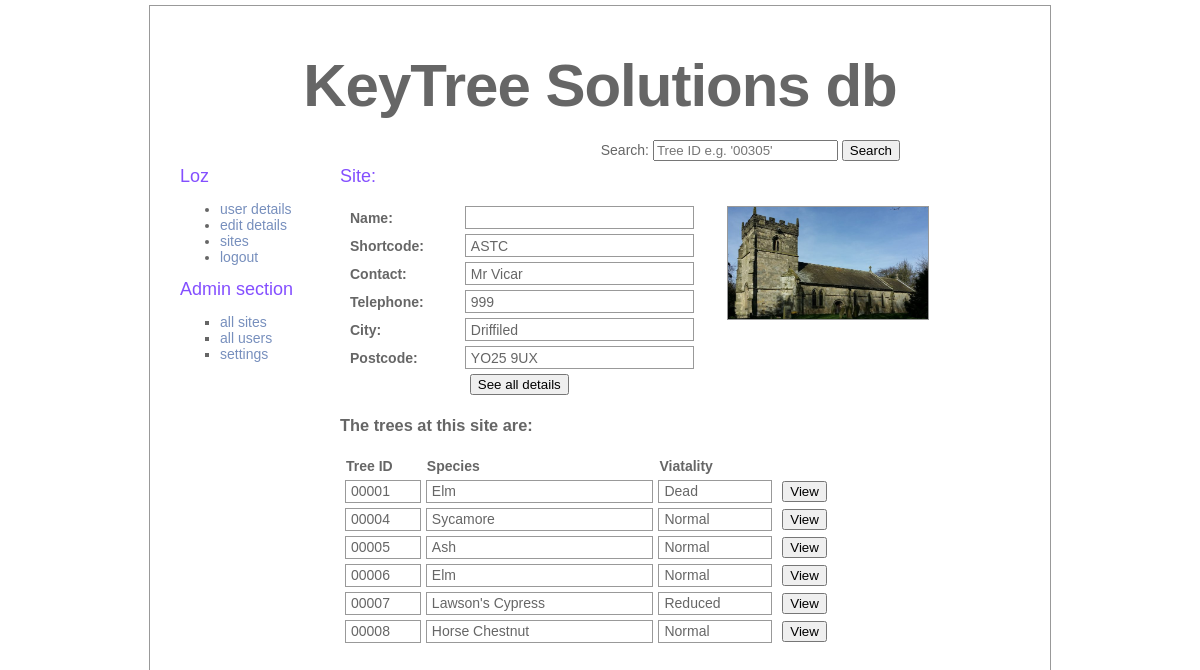
Screenshot of /pages/login/user_logged_on_site_details.php?siteShortcode=ASTC (signed in) with the database file from the repository.
### tables this page shows
CREATE TABLE treedata_sites (
    name VARCHAR(100) NOT NULL,
    shortcode VARCHAR(4) NOT NULL PRIMARY KEY,
    description VARCHAR(1000),
    address_line_1 VARCHAR(200),
    address_line_2 VARCHAR(200),
    city VARCHAR(50),
    postcode VARCHAR(9),
    contact_name VARCHAR(100),
    contact_telephone VARCHAR(11),
    image VARCHAR(100)
);

CREATE TABLE treedata_tree_vitality (
    id INT PRIMARY KEY AUTO_INCREMENT,
    name VARCHAR(100),
    description VARCHAR(400)
);

CREATE TABLE treedata_tree_species (
    id INT PRIMARY KEY AUTO_INCREMENT,
    name VARCHAR(100) NOT NULL
);

### pages/login/user_logged_on_site_details.php (the view, shortened to what this page needs)
<?php
    $path = "../../";
    $subTitle = "Site:";
	include ($path."assets/includes/connection.php");
	if (!isset($_SESSION["authenticated_user"]))
	{
		$_SESSION["message"] = "please log in";
		header("Location:".$path);
	}
	else
	{
		$siteShortcode = $_GET["siteShortcode"];
		$siteName = $_GET["siteName"];
		include($path."assets/includes/header.php");
		include($path."assets/includes/login.php");
	?>
			<div id="text">
                <h2><?php echo $subTitle; ?> <?php echo $siteName; ?></h2>
                <p>
                               <?php
					$querySite = "	SELECT DISTINCT *
									FROM treedata_user_sites
									JOIN treedata_sites ON treedata_user_sites.site_shortcode=treedata_sites.shortcode
									WHERE treedata_sites.shortcode='$siteShortcode'";
            		$resultSite = mysqli_query ($connection, $querySite);
            		if (mysqli_num_rows($resultSite) > 0)
            		{
            			$row = mysqli_fetch_array($resultSite);
            			echo "<form name='' id='siteFullDetails' method='GET' action='".$path."pages/login/user_logged_on_site_full_details.php'>";
            			echo "<table class='siteDetailsSite'>";
	            			echo "<tr>";
	            			echo 	"<td>Name:</td>";
	            			echo 	"<td>".$siteName."</td>";
	            			echo 	"<td rowspan='7'><img width='200' src='".$path."assets/images/site/".$siteShortcode."/".$row['image']."' /></td>";
	            			echo "</tr>";
	            			echo "<tr>";
	            			echo 	"<td>Shortcode:</td>";
	            			echo 	"<td>".$siteShortcode."</td>";
	            			echo "</tr>";
	            			echo "<tr>";
	            			echo 	"<td>Contact:</td>";
	            			echo 	"<td>".$row['contact_name']."</td>";
	            			echo "</tr>";
	            			echo "<tr>";
	            			echo 	"<td>Telephone:</td>";
	            			echo 	"<td>".$row['contact_telephone']."</td>";
	            			echo "</tr>";
	            			echo "<tr>";
	            			echo 	"<td>City:</td>";
	            			echo 	"<td>".$row['city']."</td>";
	            			echo "</tr>";
	            			echo "<tr>";
	            			echo 	"<td>Postcode:</td>";
	            			echo 	"<td>".$row['postcode']."</td>";
	            			echo "</tr>";
	            			echo "<tr>";
	            			echo 	"<td></td>";
	            			echo 	"<td><button type='submit' formid='siteFullDetails'>See all details</button></td>";
	            			echo "</tr>";
	            		echo "</table>";
	            		echo "</form>";
					}
	                else
	                {
	                	echo "No rows found";
						mysqli_close($connection);
	                }
            	?>
                </p>
                <h3>The trees at this site are:</h3>
                <p>
                	<?php
					$queryTrees = "	SELECT LPAD(treedata_site_trees.tree_id, 5, '0') AS tree_id, treedata_tree_vitality.name AS vitality, treedata_tree_species.name AS species
							FROM treedata_site_trees
							JOIN treedata_tree_species ON treedata_site_trees.species=treedata_tree_species.id
							JOIN treedata_tree_vitality ON treedata_site_trees.vitality=treedata_tree_vitality.id
							WHERE treedata_site_trees.shortcode='$siteShortcode'
							ORDER BY tree_id ASC";
            		$resultTrees = mysqli_query ($connection, $queryTrees);
            		if (mysqli_num_rows($resultTrees) > 0)
            		{
            				echo "<table class='siteDetailsTrees'>";
	            			echo "<tr>";
	            			echo "<th>Tree ID</th>";
	            			echo "<th>Species</th>";
	            			echo "<th>Viatality</th>";
	            			echo "<th></th>";
	            			echo "</tr>";
            			while($row = mysqli_fetch_array($resultTrees, MYSQLI_ASSOC))
	            		{
							echo "<form name='viewSiteTree' id='viewSiteTree' action='".$path."pages/login/user_logged_on_site_tree_details.php' method='GET'>";
							echo "<tr>";
	            			echo 	"<td>".$row['tree_id']."</td>";
	            			echo 	"<td>".$row['species']."</td>";
	            			echo 	"<td>".$row['vitality']."</td>";
	            			echo 	"<td><input type='submit' name='viewButton' value='View' /></td>";
	            			echo "</tr>";
	            			echo "</form>";
	            		}
	            		echo "</table>";
					}
	                else
	                {
	                	echo "<p>No details found <p>";
	                }
            	?>
    			</p>
			</div>
		</div>
	</body>
</html>
<?php
	}
?>

### assets/css/style.css (style rules this page uses)
body { color: #666; font-size: 14px; font-family: "Lucida Grande", Arial, sans-serif; font-weight: normal; margin-top: 0; margin-bottom: 0; }
p { margin-top: 5; }
h2 { color: #844fff; font-size: 18px; font-weight: normal; margin: 0px; }
table { width: 100%; margin: 0px; padding: 0px; text-align: left; }
#text { top: 150px; left: 190px; width: 660px; position: absolute; margin-top: 10px; margin-right: 50px; padding-left: 0px; padding-right: 0px; background:; }
table.siteDetailsSite { border: 0px solid #999; margin: 0px; padding: 0px; border-spacing:5px; text-align: left; vertical-align: middle; width: 90%; }
table.siteDetailsSite td { border: 1px solid #999; margin: 0px; padding: 0px 0px 0px 5px; text-align: left; vertical-align: middle; background:; height: 21px; }
table.siteDetailsSite td:nth-child(1) { width: 20%; font-weight: bold; border: 0px; }
table.siteDetailsSite td:nth-child(2) { width: 40%; }
table.siteDetailsSite td:nth-child(3) { width: 40%; text-align: right; vertical-align: top; border: 0px; }
table.siteDetailsSite tr:last-child td:nth-child(2) { border: 0px; }
table.siteDetailsSite img { border: 1px solid #999; }
table.siteDetailsTrees { border: 0px solid #999; margin: 0px; padding: 0px; border-spacing: 5px; text-align: left; vertical-align: middle; width: 90%; }
table.siteDetailsTrees td { border: 1px solid #999; margin: 0px; padding: 0px 0px 0px 5px; text-align: left; vertical-align: middle; background:; height: 21px; }
table.siteDetailsTrees td:nth-child(1) { width: 10%; }
table.siteDetailsTrees td:nth-child(2) { width: 30%; }
table.siteDetailsTrees td:nth-child(3) { width: 15%; }
table.siteDetailsTrees td:nth-child(4) { width: 20%; border: 0px; }

### rows the page displays
treedata_sites: image (picture), contact_name "Mr Vicar", contact_telephone "999", city "Driffiled", postcode "YO25 9UX"
treedata_tree_vitality: tree_id "00001", treedata_tree_species.name "Elm", name "Dead"
treedata_tree_vitality: tree_id "00004", treedata_tree_species.name "Sycamore", name "Normal", tree_id "00005", treedata_tree_species.name "Ash", tree_id "00006", treedata_tree_species.name "Elm", tree_id "00008", treedata_tree_species.name "Horse Chestnut"
treedata_tree_vitality: tree_id "00007", treedata_tree_species.name "Lawson's Cypress", name "Reduced"

### other values shown
$siteTitle "KeyTree Solutions db"
$username "Loz"
$subTitle "Site:"
$siteShortcode "ASTC"
